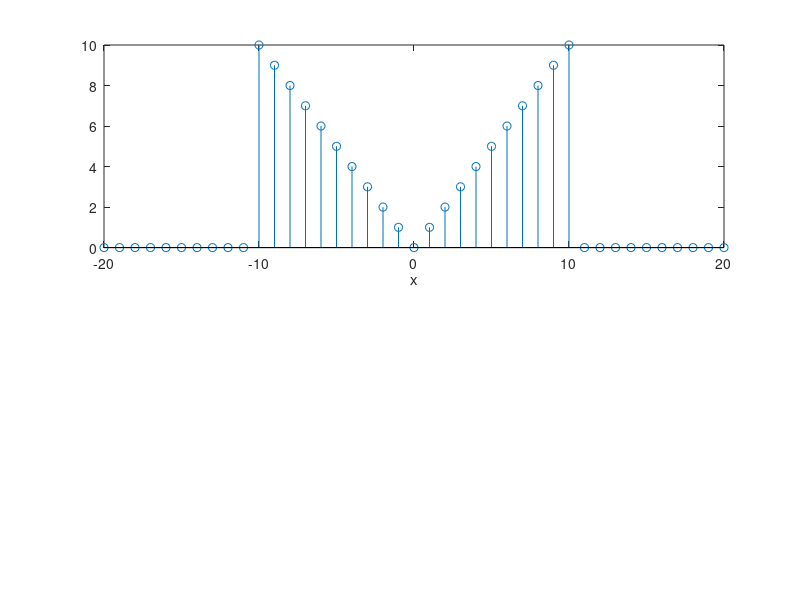

MATLAB code for this plot: (Note: this script raises an error after producing the figure.)
% Laurel Hales
% Image Reconstruction
% January 13, 2017
% Homework 1
close all
clear all


%% Problem 1
d = [zeros(1,10) [10:-1:1] 0 [1:10] zeros(1,10)];
x = [-20:20];

figure(1)
subplot(211)
stem(x,d);
xlabel('x')
print -dpdf plot1.pdf

xi = [-20:0.1:20];
di=sinc_interp(d,x,xi);
% for ii=1:length(xi)
%     di(ii)=sum(d.*sinc(1/T*(xi(ii)-x*T)));
% end


figure(2)
subplot(211)
plot(xi,di); 
hold on
stem(x,d)
print -dpdf plot2.pdf



%% Problem 2

db = [di(3:20:end) di(8:20:end)];
xb = [xi(3:20:end) xi(8:20:end)];

figure(3)
stem(xb,db);
hold
plot(xi,di)
hold off


% x2=x(1:40);
% d2=d(1:40);
du=sinc_resample(db,xb,x);
figure(4)
stem(x,du)

%% Problem 3: Random Samples
ndx=unique(randi(length(di),1,50));
dr=di(ndx)
xr=xi(ndx);
stem(xr,dr)
hold
plot(xi,di)

du=sinc_resample(dr,xr,x);
figure(5)
stem(x,du)

%% Problem 4: Interpolators
dp15=zeros(1,length(dr));
dp15(15)=1;
dp15u=sinc_resample(dp15,xr,x);

figure(6)
stem(xr,ones(1,length(xr)))
hold 
plot(xi,sinc_interp(dp15u',x,xi))


%% Problem 5: Signal Noise and Sample Timing Jitter
drn = dr + 0.25*randn(size(dr));
du = sinc_resample(drn,xr,x);
figure, plot(xi,di);  % ground truth
hold; 
stem(x, du);    % uniform samples
plot(xr,drn,'r.');    % random samples, with noise



ndx=unique(randi(length(di),1,100));
dr=di(ndx);
xr=xi(ndx);
xrn = xr + 0.05*randn(size(xr));
du = sinc_resample(dr,xrn,x);
figure, plot(xi,di);  % ground truth
hold; stem(x, du);    % uniform samples
plot(xrn,dr,'r.');    % random samples, with jitter
hold off